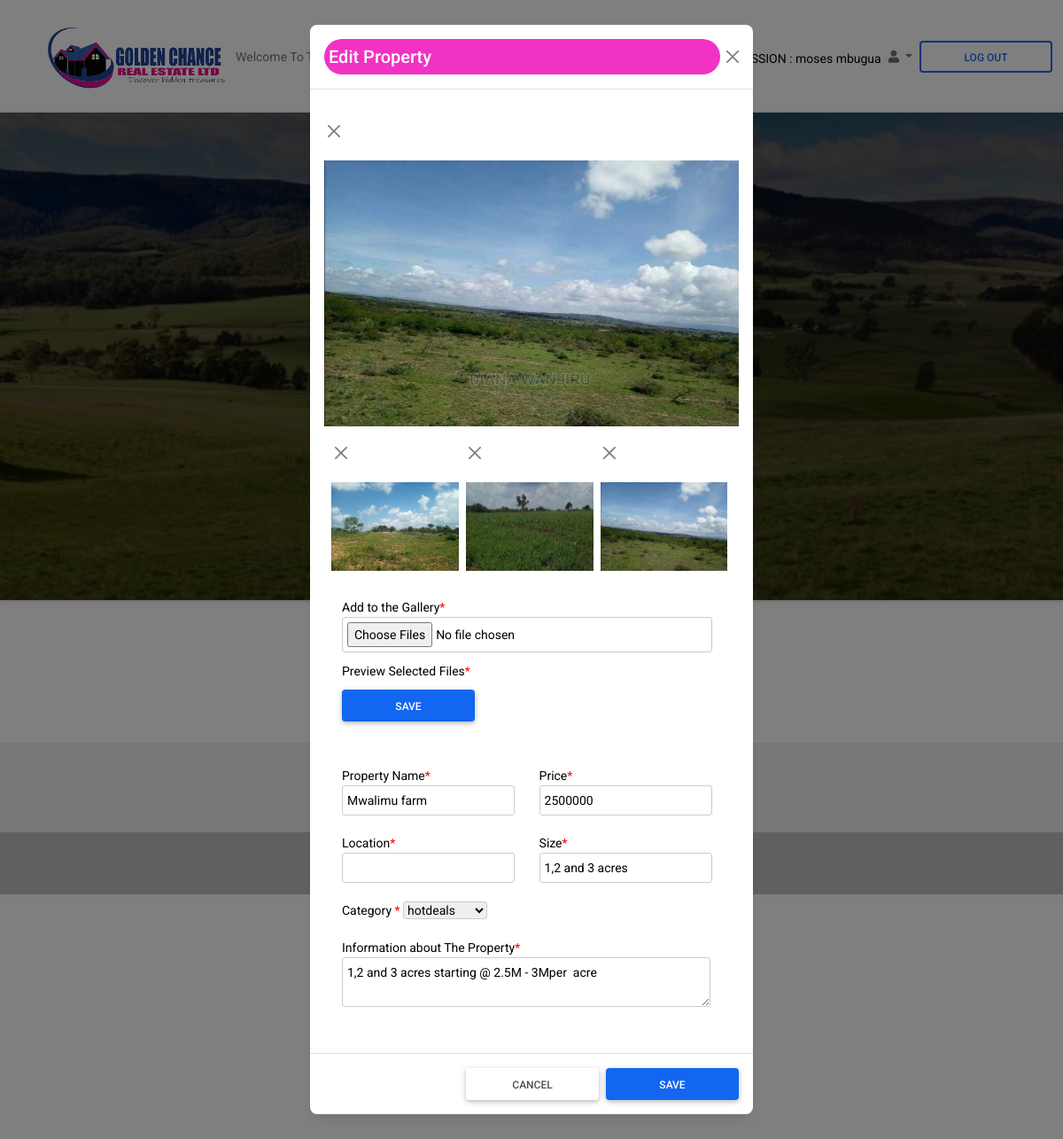
The app's page /Site/php/Admin/editproperties.php?property=M (signed in) with its own data.
### tables this page shows
CREATE TABLE `products` (
  `id` int(11) NOT NULL,
  `productname` varchar(100) NOT NULL,
  `price` int(100) NOT NULL,
  `productinfo` varchar(100) NOT NULL,
  `productimage` varchar(100) NOT NULL,
  `ext` varchar(100) NOT NULL,
  `category` varchar(100) NOT NULL,
  `products` varchar(100) NOT NULL,
  `code` varchar(100) NOT NULL,
  `location` varchar(100) NOT NULL,
  `size` varchar(100) NOT NULL,
  `Date` date NOT NULL,
  `Time` time(1) NOT NULL
);

### Site/php/Admin/editproperties.php (the view, shortened to what this page needs)
<?php
require_once '../includes/config.php';
$sql="SELECT * FROM admin where role='" . $_SESSION["role"] . "' GROUP BY role";
$stmt = $DBH->prepare($sql);
$stmt->execute();
?>
<!DOCTYPE html>
<html lang="en">
  <head>
    <link
      rel="stylesheet"
      href="https://use.fontawesome.com/releases/v5.15.2/css/all.css"
    />
    <link href="https://cdn.jsdelivr.net/npm/bootstrap@5.0.2/dist/css/bootstrap.min.css" rel="stylesheet">
    <link rel ="stylesheet" type = "text/css" href ="css/admin.css">
    <link rel="stylesheet" href="../../css/styles.css" />
    <link rel="stylesheet" href="../../css/extrastyles.css" />
  </head>
  <body>
    <header>
      <nav class="navbar navbar-expand-lg navbar-light bg-white">
        <div class="container-fluid">
          <div class="collapse navbar-collapse" id="navbarExample01">
            <a class="navbar-brand" href="#">
              <img src="../../img/Golden chance logo.png" height="100" width="280" alt="" loading="lazy" style="border-radius:50%;margin-right:-50px;" />
            </a>
            <ul class="navbar-nav me-auto mb-2 mb-lg-0">
              <li class="nav-item active">
                <a class="nav-link" aria-current="page" href="admin.php">Welcome To The Admin Panel</a>
              </li>
            </ul>
            <ul class="navbar-nav d-flex flex-row">
            <?php
              while($row = $stmt->fetchObject()) {
            ?>
              <div class="d-flex input-group w-auto" style="margin-top:10px;">SESSION : <?php echo "{$row->username}"; ?>  </div>
              <li class="nav-item me-3 me-lg-0 dropdown">
                <a
                  class="nav-link dropdown-toggle"
                  href="#"
                  id="navbarDropdown"
                  role="button"
                  data-mdb-toggle="dropdown"
                  aria-expanded="false">
                  <i class="fas fa-user"></i>
                </a>
              </li>
            </ul>
            <a href="../includes/logout.php">
              <button
                class="btn btn-outline-primary"
                type="button"
                data-mdb-ripple-color="dark">
                LOG OUT
              </button>
            </a>
          </div>
        </div>
      </nav>
      <div
        class="p-5 text-center bg-image shadow-1-strong"
        style="background-image: url('../../img/land 1.jpg'); height: 550px">
        <div class="mask" style="background-color: rgba(0, 0, 0, 0.6)">
          <div class="d-flex justify-content-center align-items-center h-100">
            <div class="text-white">
              <h1 class="mb-3">Golden Chance</h1>
              <h4 class="mb-3">
              </h4>
              <a class="btn btn-outline-light btn-lg" href="#!" role="button">welcome <?php echo "{$row->username}"; ?></a>
              <?php
              }
            ?>
            </div>
          </div>
        </div>
      </div>
    </header>
    <main class="mt-5">
    <br>
    <div class="sharaz-store" style="marging-left:auto;margin-right:auto;display:block;text-align:center;">
    <h4><a href="admin.php"> <i class="fa fa-arrow-left"></i> Back To Properties</a></h4>
    </div>
    <br><br>
    <div class="modal fade" id="staticBackdrop" data-bs-backdrop="static" data-bs-keyboard="false" tabindex="-1" aria-labelledby="staticBackdropLabel" aria-hidden="true">
      <div class="modal-dialog">
        <div class="modal-content">
          <div class="modal-header">
            <legend class="modal-title " id="staticBackdropLabel" style="border-radius:20px;"><h5 style="margin:8px 5px;">Edit Property </h5></legend>
            <button type="button" class="btn-close" data-bs-dismiss="modal" aria-label="Close" onclick="$('#staticBackdrop').modal('hide')"></button>
          </div>
          <div class="modal-body">
          <div class="row">
            <div class="frame">
            <div class="mainpic">
            <?php
              require_once '../includes/config.php';
              $sql="SELECT  * FROM products where code = '" .$_GET["property"] . "' LIMIT 1 ";
              $stmt = $DBH->prepare($sql);
              $stmt->execute();
              while($row = $stmt->fetchObject()) {
            ?>
            <div class="">
              <form action="deleteproducts.php" method="post" target="votar" onsubmit="showMsg()" title="Delete Image?" style="box-shadow:none;background-color:transparent;margin-left:-20px;">
                <button type="submit" class="btn-close" name="deleteimg_btn"></button>
              </form>
              <?php if($row->ext == 'mp4'){ ?>
                 <video style="width:100%; height:250px;margin-top:-10px;" controls>
                   <source src="<?php echo "products/". "{$row->productimage}";?>" style="max-width:250px;margin-left:auto;margin-right:auto;display:block;">
                 </video>
                <?php }else{?>
                    <img src="<?php echo "products/". "{$row->productimage}";?>" style="width:100%;height:300px;margin-left:auto;margin-right:auto;display:block;">
              <?php }?>
            </div>
            <?php }?>
            </div>
            <div class="flexbox">
            <?php
              require_once '../includes/config.php';
              $sql="SELECT  * FROM products where code = '" .$_GET["property"] . "' ORDER BY id DESC LIMIT 5";
              $stmt = $DBH->prepare($sql);
              $stmt->execute();
              while($row = $stmt->fetchObject()) {
            ?>
            <div class="col-lg-3 column">
              <form action="deleteproducts.php" method="post" target="votar" onsubmit="showMsg()" title="Delete Image?"style="box-shadow:none;background-color:transparent;margin-left:-20px;">
                <button type="submit" class="btn-close" name="deleteimg_btn"></button>
              </form>
              <?php if($row->ext == 'mp4'){ ?>
                 <video style="width:100%; height:100px;margin-top:0px;" controls>
                   <source src="<?php echo "products/". "{$row->productimage}";?>" style="max-width:250px;margin-left:auto;margin-right:auto;display:block;">
                 </video>
                <?php }else{?>
                    <img src="<?php echo "products/". "{$row->productimage}";?>" style="width:100%;height:100px;margin-left:auto;margin-right:auto;display:block;">
              <?php }?>
            </div>
            <?php }?>
            </div>
            </div>
          </div>
          <?php
            require_once '../includes/config.php';
            $sql="SELECT * FROM products where code = '" .$_GET["property"] . "' LIMIT 1  ";
            $stmt = $DBH->prepare($sql);
            $stmt->execute();
            while($row = $stmt->fetchObject()) {
          ?>      <iframe name="votar" style="display:none;"></iframe>
                  <form action="admin.php" target="votar" onsubmit="showMsg()" method="POST" enctype="multipart/form-data" style="box-shadow:none;">
                    <div class="item">
                     <label for="cover">Add to the Gallery<span>*</span></label>
                     <input onchange="readURL2(this);" id="uploadedImages2" type="file" name="productimage[]" multiple="multiple">
                    </div>
                    <div id ="editimages" class="item" style="display:flex;overflow:scroll;height:auto;">
                      <label for="preview">Preview Selected Files<span>*</span></label>
                    </div>
                   <?php }?>
                   <button type="submit" name="product" class="btn btn-primary">SAVE</button>
                  </form>
          <?php
            require_once '../includes/config.php';
            $sql="SELECT * FROM products where code = '" .$_GET["property"] . "' LIMIT 1  ";
            $stmt = $DBH->prepare($sql);
            $stmt->execute();
            while($row = $stmt->fetchObject()) {
          ?>
                  <form action="deleteproducts.php" method="POST" enctype="multipart/form-data" style="box-shadow:none;">
                    <fieldset>
                      <div class="columns">
                        <div class="item">
                          <label for="booktitle">Property Name<span>*</span></label>
                          <input id="booktitle" type="text" name="productname" value="<?php echo "{$row->productname}"; ?>" />
                        </div>
                        <div class="item">
                          <label for="information"> Price<span>*</span></label>
                          <input id="information" type="text" name="price" value="<?php echo "{$row->price}"; ?>" />
                        </div>
                        <div class="item">
                          <label for="information"> Location<span>*</span></label>
                          <input id="information" type="text" name="location" value="<?php echo "{$row->location}"; ?>" />
                        </div>
                        <div class="item">
                          <label for="information"> Size<span>*</span></label>
                          <input id="information" type="text" name="size" value="<?php echo "{$row->size}"; ?>" />
                        </div>
                        <div class="item">
                        <label for="information"> Category <span>*</span></label>
                          <select name="category" value="<?php echo "{$row->category}"; ?>" >
                           <option value="<?php echo "{$row->category}"; ?>"><?php echo "{$row->category}"; ?></option>
                          </select>
                        </div>
                      </div>
                    </fieldset>
                    <div class="item">
                      <label for="information"> Information about The Property<span>*</span></label>
                      <textarea name="productinfo" id="information"><?php echo "{$row->productinfo}"; ?></textarea>
                    </div>
            </div>
            <div class="modal-footer">
              <button type="button" class="btn" data-bs-dismiss="modal"  onclick="$('#staticBackdrop').modal('hide')">Cancel</button>
              <button type="submit" name="updateproduct" class="btn btn-primary">SAVE</button>
            </div>
          <?php }?>
        </div>
      </div>
    </div>
    </main>
    <footer class="text-center text-white" style="background-color: #f1f1f1">
      <div class="container pt-4">
        <section class="mb-4">
          <a
            class="btn btn-link btn-floating btn-lg text-dark m-1"
            href="#!"
            role="button"
            data-mdb-ripple-color="dark"
            ></a>
          <a
            class="btn btn-link btn-floating btn-lg text-dark m-1"
            href="#!"
            role="button"
            data-mdb-ripple-color="dark"
            ></a>
          <a
            class="btn btn-link btn-floating btn-lg text-dark m-1"
            href="#!"
            role="button"
            data-mdb-ripple-color="dark"
            ></a>
          <a
            class="btn btn-link btn-floating btn-lg text-dark m-1"
            href="#!"
            role="button"
            data-mdb-ripple-color="dark"
            ></a>
          <a
            class="btn btn-link btn-floating btn-lg text-dark m-1"
            href="#!"
            role="button"
            data-mdb-ripple-color="dark"
            ></a>
          <a
            class="btn btn-link btn-floating btn-lg text-dark m-1"
            href="#!"
            role="button"
            data-mdb-ripple-color="dark"
            ></a>
        </section>
      </div>
      <div
        class="text-center text-dark p-3"
        style="background-color: rgba(0, 0, 0, 0.2)"
      >
        <p> &copy; Copyright <?php $year=date("Y"); echo $year; ?>
        <a class="text-dark" href="">Golden Chance.</a></p>
      </div>
    </footer>
  </body>
</html>

### Site/php/Admin/css/admin.css (style rules this page uses)
html, body { height: 100%; }
body, div, form, input, select, textarea, label { padding: 0; margin: 0; outline: none; font-family: Roboto, Arial, sans-serif; font-size: 14px; color:black; line-height: 22px; }
legend { padding: 10px; font-family: Roboto, Arial, sans-serif; font-size: 18px; color: #fff; background-color: rgb(241, 50, 194); }
textarea { width: calc(100% - 12px); padding: 5px; }
form { width: 100%; padding: 20px; border-radius: 6px; background: #fff; box-shadow: 0 0 8px orange; }
input, select, textarea { margin-bottom: 10px; border: 1px solid #ccc; border-radius: 3px; }
input { width: calc(100% - 10px); padding: 5px; }
.item { position: relative; margin: 10px 0; }
.item span { color: red; }
.columns { display:flex; justify-content:space-between; flex-direction:row; flex-wrap:wrap; }
.columns div { width:48%; }
button { width: 150px; padding: 10px; border: none; border-radius: 5px; background: rgb(241, 50, 194) ; font-size: 16px; cursor: pointer; color: rgb(252, 252, 252); }

### Site/php/Admin/editproperties.php (style rules this page uses)
.frame { display:block; }
.flexbox { display: -ms-flexbox; display: flex; -ms-flex-wrap: wrap; flex-wrap: wrap; padding: 0 4px; width:100%; }
.mainpic { width:100%; }
.column { -ms-flex: 33%; flex: 33%; max-width: 33%; padding: 0 4px; }

### records on screen
products: productimage (picture), productname "Mwalimu farm", price "2500000", size "1,2 and 3 acres", category "hotdeals", productinfo "1,2 and 3 acres starting @ 2.5M - 3Mper acre"
products: productimage (picture)
products: productimage (picture)

### other values on screen
$row->username "moses mbugua"
